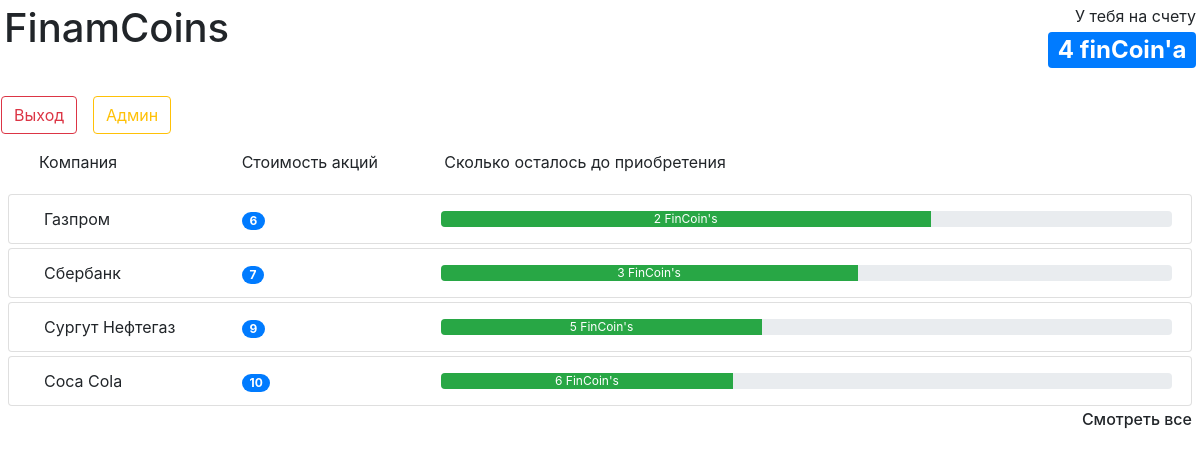
The app's page / (signed in) with its own data.
### mainCoins/models.py (models this page shows, shortened)
class FinCoins(models.Model):
    user_name = models.OneToOneField(User, on_delete=models.CASCADE)
    coins = models.IntegerField(default=0, blank=True, null=True)
    def __str__(self):
        return str(self.coins)

class Equities(models.Model):
    company_name = models.CharField(max_length=128)
    price = models.IntegerField()

### mainCoins/views.py (the view)
# urls.py: path('', open),
def open(request):
    if request.user.is_authenticated:
        context = {}
        context['Equities'] = Equities.objects.order_by('price')
        context['Coins'] = FinCoins.objects.get(user_name=request.user)
        context['Differene'] = []
        context['Differene_proc'] = []
        coins = int(str(context['Coins']))
        for i in context['Equities']:
            i.price = round(coinPrice(i.price))
            context['Differene'].append(i.price-coins)
            context['Differene_proc'].append(str(round((coins/i.price)*100)) + '%')
        fusion = zip(context['Equities'], context['Differene'], context['Differene_proc'])
        return render(request, 'mainCoins/index.html', {'fusion': fusion, 'Coins':context['Coins']})
    else:
        return render(request, 'mainCoins/index.html')

### mainCoins/coinLogic.py (called while the page is built)
def coinPrice(price):
    return price/cost_of_Coin

### mainCoins/templates/mainCoins/index.html (shortened to what this page needs)
{% extends 'mainCoins/base.html' %}
{% block messageline %}
 {% if request.user.is_authenticated %}
   <div class="primary" align="right" style="vertical-align: middle;">
        У тебя на счету <br>
       <h2><span class="badge badge-primary">{{Coins}} finCoin'a
       </span>
       </h2>
    </div>
  {% else %}
    <div class="alert alert-info" role="alert">
    Ведется разработка
    </div>
  {% endif %}
{% endblock %}
{% block content %}
    {% if request.user.is_authenticated %}
<div class="px-2">
<div class="row mx-2">
    <div class="col-2 mx-2">
        <p>Компания</p>
    </div>
    <div class="col-2 ">
       <p> Стоимость акций  </p>
    </div>
    <div class="col-6 mx-2">
        <p>Сколько осталось до приобретения</p>
    </div>
</div>
{% for i,j,k in fusion %}
{% if j > 0 %}
<ul class="list-group my-1">
  <li class="list-group-item d-flex justify-content-between align-items-center">
    <div class="col-2 ">
      {{i.company_name}}
    </div>
    <div class="col-2 mx-2">
    <span class="badge badge-primary badge-pill">{{i.price}}</span>
    </div>
     <div class="container col-8", >
        <div class="progress">
            <div class="progress-bar bg-success" style="width: {{k}}">
                {{j}} FinCoin's
            </div>
        </div>
    </div>
    </li>
</ul>
{% endif %}
{% endfor %}
    <h6 align="right">Смотреть все</h6>
    {% endif %}
</div>
{% endblock %}

### mainCoins/templates/mainCoins/base.html (shortened to what this page needs)
<!DOCTYPE html>
<html lang="ru">
<head>
    <link rel="stylesheet" href="https://maxcdn.bootstrapcdn.com/bootstrap/4.0.0/css/bootstrap.min.css">
</head>
<body>
<div id="header2" class="p-1">
    <div class="row">
    <h1 class="col-2"> FinamCoins </h1>
        <div class="col-4"></div>
            <div class="col-6">
                {% block messageline %} {% endblock %}
            </div>
    </div>
</div>
    <div class="row p-2">
    {% if request.user.is_authenticated %}
    <div class="p-2">
        <a href="logout">
            <button type="button" class="btn btn-outline-danger">Выход</button>
        </a>
    </div>
    {% endif %}
    <div class="p-2">
    <a href="admin">
        <button type="button" class="btn btn-outline-warning">Админ</button>
    </a>
    </div>
        </div>
{% block content %}
{% endblock %}
</body>
</html>

### records on screen
FinCoins: coins "4"
Equities: company_name "Газпром", price "6", {{ k }} 67% (drawn), j "2"
Equities: company_name "Сбербанк", price "7", {{ k }} 57% (drawn), j "3"
Equities: company_name "Сургут Нефтегаз", price "9", {{ k }} 44% (drawn), j "5"
Equities: company_name "Coca Cola", price "10", {{ k }} 40% (drawn), j "6"
